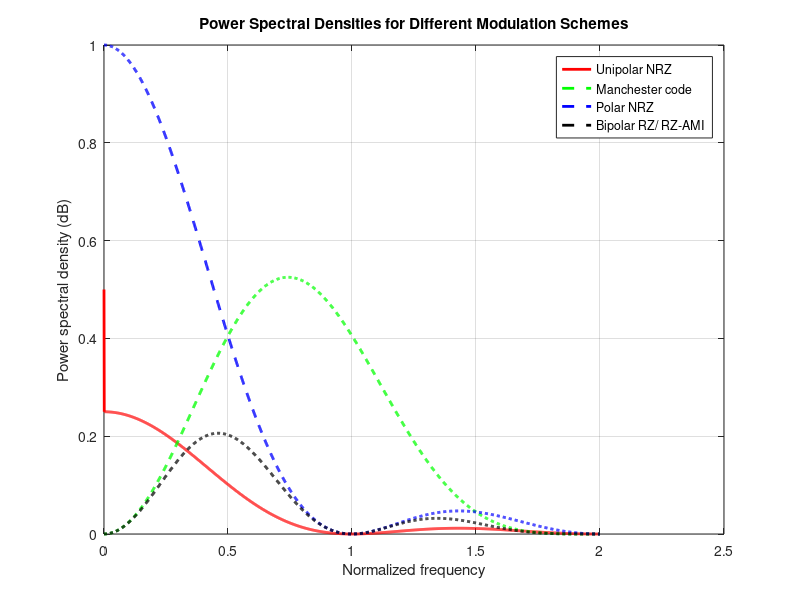

Write MATLAB code to recreate this figure.
v = 1; % voltage level of a bit
R = 1; % Bitrate
T = 1/R; % Bit period
f = 0:0.001*R:2*R; % frequency vector in terms of bit rate
f = f + 1e-10; % Otherwise, sin(0)/0 is undefined
% PSD curves are plotted for Bitrate=1bps and Pulse amplitude=1V
% Unipolar NRZ
s_unipolar_nrz = ((v^2*T/4).*(sin(pi.*f*T)./(pi.*f*T)).^2);
s_unipolar_nrz(1) = s_unipolar_nrz(1) + (v^2/4); % corresponds to an impulse function of weight v^2/4 at f=0 added to s(f) at f=0
% Manchester code
s_manchester = (v^2*T).*((sin(pi.*f*T/2)./(pi.*f*T/2)).^2).*(sin(pi.*f*T/2).^2);
% Polar NRZ
s_polar_nrz = ((v^2*T).*(sin(pi.*f*T)./(pi.*f*T)).^2);
% Bipolar RZ
s_bipolar_rz = (v^2*T/4).*((sin(pi.*f*T/2)./(pi.*f*T/2)).^2).*(sin(pi.*f*T).^2);
% Plotting
figure;
plot(f, (s_unipolar_nrz), '-r', 'LineWidth', 2);
hold on;
plot(f, (s_manchester), '--g', 'LineWidth', 2);
plot(f, (s_polar_nrz), '--b', 'LineWidth', 2);
plot(f, (s_bipolar_rz), '--k', 'LineWidth', 2);
legend('Unipolar NRZ', 'Manchester code', 'Polar NRZ', 'Bipolar RZ/ RZ-AMI');
xlabel('Normalized frequency');
ylabel('Power spectral density (dB)');
title('Power Spectral Densities for Different Modulation Schemes');
grid on;